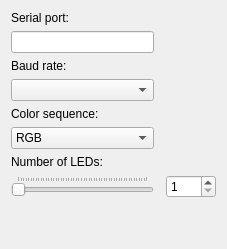
             <widget class="QWidget" name="tabDeviceAdalight">
              <attribute name="title">
               <string notr="true">Adalight</string>
              </attribute>
              <layout class="QGridLayout" name="gridLayout_6">
               <property name="horizontalSpacing">
                <number>12</number>
               </property>
               <item row="0" column="0">
                <widget class="QLabel" name="label_SerialPort">
                 <property name="text">
                  <string>Serial port:</string>
                 </property>
                 <property name="buddy">
                  <cstring>lineEdit_AdalightSerialPort</cstring>
                 </property>
                </widget>
               </item>
               <item row="3" column="0">
                <widget class="QLabel" name="label_SerialPortBaudRate">
                 <property name="text">
                  <string>Baud rate:</string>
                 </property>
                 <property name="buddy">
                  <cstring>comboBox_AdalightSerialPortBaudRate</cstring>
                 </property>
                </widget>
               </item>
               <item row="5" column="0">
                <widget class="QLabel" name="label_ColorSequence">
                 <property name="text">
                  <string>Color sequence:</string>
                 </property>
                 <property name="buddy">
                  <cstring>comboBox_AdalightColorSequence</cstring>
                 </property>
                </widget>
               </item>
               <item row="9" column="0">
                <spacer name="verticalSpacer_14">
                 <property name="orientation">
                  <enum>Qt::Vertical</enum>
                 </property>
                 <property name="sizeHint" stdset="0">
                  <size>
                   <width>20</width>
                   <height>40</height>
                  </size>
                 </property>
                </spacer>
               </item>
               <item row="1" column="0">
                <widget class="QLineEdit" name="lineEdit_AdalightSerialPort">
                 <property name="sizePolicy">
                  <sizepolicy hsizetype="Preferred" vsizetype="Fixed">
                   <horstretch>0</horstretch>
                   <verstretch>0</verstretch>
                  </sizepolicy>
                 </property>
                 <property name="minimumSize">
                  <size>
                   <width>143</width>
                   <height>0</height>
                  </size>
                 </property>
                 <property name="maximumSize">
                  <size>
                   <width>143</width>
                   <height>16777215</height>
                  </size>
                 </property>
                 <property name="toolTip">
                  <string>Example for Windows: COM1, COM2 .. COMn, for Linux: /dev/ttyS0, /dev/ttyS1, /dev/ttyUSB0</string>
                 </property>
                 <property name="text">
                  <string notr="true"/>
                 </property>
                </widget>
               </item>
               <item row="6" column="0">
                <widget class="QComboBox" name="comboBox_AdalightColorSequence">
                 <property name="minimumSize">
                  <size>
                   <width>143</width>
                   <height>0</height>
                  </size>
                 </property>
                 <property name="maximumSize">
                  <size>
                   <width>143</width>
                   <height>16777215</height>
                  </size>
                 </property>
                 <item>
                  <property name="text">
                   <string notr="true">RGB</string>
                  </property>
                 </item>
                 <item>
                  <property name="text">
                   <string notr="true">RBG</string>
                  </property>
                 </item>
                 <item>
                  <property name="text">
                   <string notr="true">GRB</string>
                  </property>
                 </item>
                 <item>
                  <property name="text">
                   <string notr="true">GBR</string>
                  </property>
                 </item>
                 <item>
                  <property name="text">
                   <string notr="true">BRG</string>
                  </property>
                 </item>
                 <item>
                  <property name="text">
                   <string notr="true">BGR</string>
                  </property>
                 </item>
                </widget>
               </item>
               <item row="4" column="0">
                <widget class="QComboBox" name="comboBox_AdalightSerialPortBaudRate">
                 <property name="minimumSize">
                  <size>
                   <width>143</width>
                   <height>0</height>
                  </size>
                 </property>
                 <property name="maximumSize">
                  <size>
                   <width>143</width>
                   <height>16777215</height>
                  </size>
                 </property>
                 <property name="currentIndex">
                  <number>-1</number>
                 </property>
                </widget>
               </item>
               <item row="7" column="0">
                <widget class="QLabel" name="label_10">
                 <property name="text">
                  <string>Number of LEDs:</string>
                 </property>
                </widget>
               </item>
               <item row="8" column="0">
                <widget class="QSlider" name="horizontalSlider_AdalightNumberOfLeds">
                 <property name="minimum">
                  <number>1</number>
                 </property>
                 <property name="maximum">
                  <number>255</number>
                 </property>
                 <property name="orientation">
                  <enum>Qt::Horizontal</enum>
                 </property>
                 <property name="tickPosition">
                  <enum>QSlider::TicksAbove</enum>
                 </property>
                 <property name="tickInterval">
                  <number>5</number>
                 </property>
                </widget>
               </item>
               <item row="8" column="1">
                <widget class="QSpinBox" name="spinBox_AdalightNumberOfLeds">
                 <property name="sizePolicy">
                  <sizepolicy hsizetype="Fixed" vsizetype="Fixed">
                   <horstretch>0</horstretch>
                   <verstretch>0</verstretch>
                  </sizepolicy>
                 </property>
                 <property name="minimumSize">
                  <size>
                   <width>50</width>
                   <height>0</height>
                  </size>
                 </property>
                 <property name="maximumSize">
                  <size>
                   <width>60</width>
                   <height>16777215</height>
                  </size>
                 </property>
                 <property name="minimum">
                  <number>1</number>
                 </property>
                 <property name="maximum">
                  <number>255</number>
                 </property>
                </widget>
               </item>
              </layout>
             </widget>
